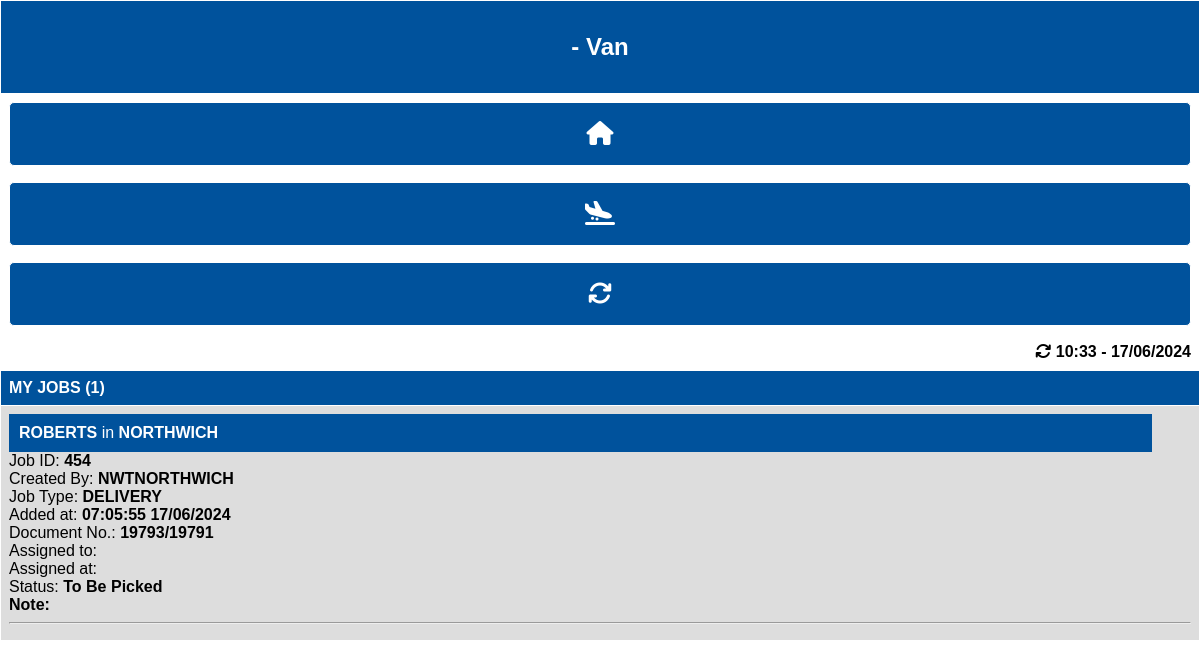
The app's page /myroute.php?id=thisID (signed in) with its own data.
### tables this page shows
CREATE TABLE deliveries (id INTEGER PRIMARY KEY AUTOINCREMENT, depot TEXT NOT NULL, createdby TEXT, type TEXT NOT NULL, company TEXT NOT NULL, location TEXT NOT NULL, docid TEXT, added TEXT, driver TEXT, assigned TEXT, status TEXT, completed TEXT, sign_name TEXT, signature TEXT, note TEXT);

### myroute.php (the view, shortened to what this page needs)
<?php
require("data/global.php");
$driver = $_SESSION['driver'];
$db = new SQLite3($database);
$todaysDate = date("Y-m-d");
$mainSQL = "SELECT * FROM deliveries WHERE (added > '".$todaysDate."' OR status != 'Completed') AND (depot = '".$_SESSION['depot']."' AND depot !='') AND (driver = '".$driver."') AND (status != 'Completed') ORDER BY added ASC";
$mainRet = $db->query($mainSQL);
?>
<!DOCTYPE html>
<html lang="en">
<head>
</head>
<body>
<div class='sticky'>
    <table id='deliveries' cellspacing='0'>
        <tr>
            <th colspan='6' style='text-align:center'>
                    <p style='font-size: 24px'>
                    <?php
                        echo $_SESSION['driver'] . " - Van";
                    ?>
                    </p>
            </th>
        </tr>
        <tr>
            <th colspan='6' style='background-color: white;color: black'>
                <a href='driver.php'><button class='settingsButton'><i class="fa-solid fa-house"></i></button></a>
                <form name='returnTobase' action='actions/return_to_base.php' method='POST'>
                <p><button class='settingsButton' type='submit' value='Update Status' ><i class="fa-solid fa-plane-arrival"></i></button></p>
            </form>
                <a href='myroute.php'><button class='settingsButton'><i class="fa-solid fa-arrows-rotate"></i></button></a>
            </th>
        </tr>
        <tr>
            <th colspan='6' style='background-color: white;color: black;text-align:right'>
                    <i class="fa-solid fa-arrows-rotate"></i> <span id="updated-at"><?php echo $refreshDate;?></span>
            </th>
        </tr>
    </table>
</div>
    <table id='deliveries' cellspacing='0'>
        <tr>
            <th>MY JOBS (<span id='activejobs'></span>)</th>
        </tr>
        <?php
            while( $mainRow = $mainRet->fetchArray( SQLITE3_ASSOC ) ) {
                $addedDateTime = date_format(date_create($mainRow['added']),"H:i:s d/m/Y");
                if($mainRow['assigned'] != ''){
                    $assignedDateTime = date_format(date_create($mainRow['assigned']),"H:i:s d/m/Y");
                } else {
                    $assignedDateTime = '';
                }
                if($mainRow['status'] != "Return to Base"){
                    echo "<tr onclick='javascript:showOptionsModal(".$mainRow['id'].");' title='Click for options'>";
                    echo "<td style='min-height:72px'>";
                    echo "<div class='bluebar' style='width:95%;padding:10px;'><strong>".$mainRow['company']."</strong> in <strong>" .$mainRow['location']."</strong></div>";
                    echo "<div>Job ID: <strong>".strtoupper($mainRow['id'])."</strong></div>";
                    echo "<div>Created By: <strong>".strtoupper($mainRow['createdby'])."</strong></div>";
                    echo "<div>Job Type: <strong>".strtoupper($mainRow['type'])."</strong></div>";
                    echo "<div>Added at: <strong>".$addedDateTime."</strong></div>";
                    echo "<div>Document No.: <strong>".$mainRow['docid']."</strong></div>";
                    echo "<div>Assigned to: <strong>".$mainRow['driver']."</strong></div>";
                    echo "<div>Assigned at: <strong>".$assignedDateTime."</strong></div>";
                    echo "<div>Status: <strong>".$mainRow['status']."</strong></div>";
                    echo "<div><strong>Note:</strong><br />".$mainRow['note']."<hr /></div>";
                    echo "</td>";
                    echo "</tr>";
                }
            }
        ?>
    </table>
</body>
</html>

### myroute.php (style rules this page uses)
body { font-family:arial; margin: 0 !important; padding: 0 !important; }
.sticky { position: -webkit-sticky; position: sticky; top: 0; }
tbody tr:nth-child(odd) { background-color:#9fd0fc ; color: #000; }
tbody tr:nth-child(even) { background-color:#ddd; color: #000; }
.bluebar { background-color: #00529C; color:white; }
#deliveries { font-family: Arial, Helvetica, sans-serif; border-collapse: collapse; width:100%; border-radius: 2px; }
#deliveries th { padding-top: 12px; padding-bottom: 12px; text-align: left; background-color: #00529C; color: white; }
#deliveries td, #deliveries th { border: 1px solid #FFF; padding: 8px; }
.settingsButton { width:100%; height:64px; background-color: #00529C; color:white; border-radius: 5px; border:1px solid white; font-size: 24px; cursor: pointer; }

### records on screen
deliveries: company "ROBERTS", location "NORTHWICH", id "454", createdby "NWTNORTHWICH", type "DELIVERY", added "07:05:55 17/06/2024", docid "19793/19791", status "To Be Picked"
